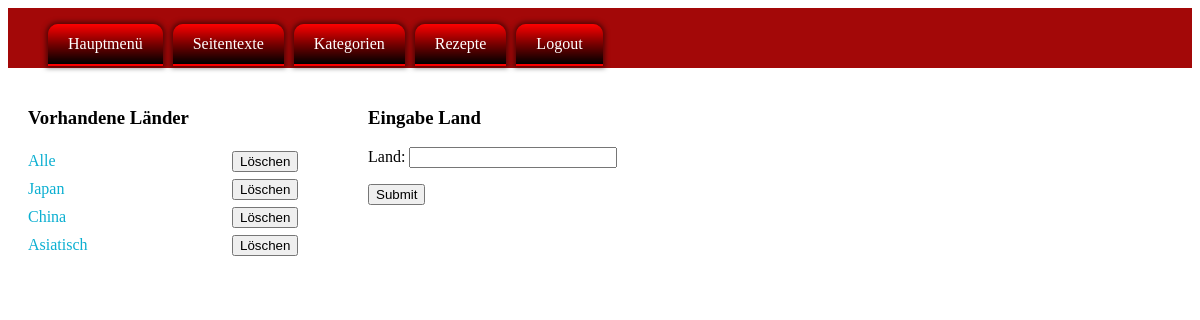
Page /admin/eland.php (signed in) on the committed database.
### tables this page shows
CREATE TABLE `laender` (
  `lid` int(10) UNSIGNED NOT NULL,
  `land` varchar(80) NOT NULL
);

### admin/eland.php (the view, shortened to what this page needs)
<?PHP
$db = new mysqli(HOST,USER,PASS,DBANK);
?>
<!doctype html>
<html>
<head>
</head>
<body>
    <?PHP
    include("inc/menue.php");
    ?>
    <main>
      <article class="links">
            <section>
            <h1>Vorhandene Länder</h1>
            <?PHP
            $sql = "select * from laender";
            $eintrag = $db->query($sql);
            if($eintrag->num_rows){
                while($zeile = $eintrag->fetch_assoc()){
                    echo('<form method="post" action="'.$_SERVER['PHP_SELF'].'" enctype="multipart/form-data" accept-charset="UTF-8">'."\n");
                    echo("<span class='breite'>".$zeile['land']."</span>\n");
                    echo('<input type="submit" name="kill" value="Löschen">'."\n");
                    echo("</form>\n");
                }
            }else{
                echo("<p>Leider noch kein Land vorhanden.</p>\n");
            }
            ?>
            </section>
        </article>
      <article class="rechts">
            <section>
                <h1>Eingabe Land</h1>
              <form method="post" action="<?PHP $_SERVER['PHP_SELF']; ?>" enctype="multipart/form-data" accept-charset="UTF-8">
                  <p>
                      <label for="land">Land:</label>
                      <input type="text" name="land" id="land" value="">
                  </p>
                  <p>
                      <input type="submit" name="submit">
                  </p>
              </form>
            </section>
        </article>
    </main>
</body>
</html>

### admin/css/standart.css (style rules this page uses)
h1 { color: black; }
.links { float: left; width: 300px; padding: 20px; color: rgba(11, 175, 209, 1.00); }
.breite { display: inline-block; width: 200px; padding: 5px 0px; }
.rechts { display: inline-block; margin-left: 20px; padding-top: 20px; }
.rechts input[type="text"] { width: 200px; }

### rows in the picture
laender: land "Alle"
laender: land "Japan"
laender: land "China"
laender: land "Asiatisch"
